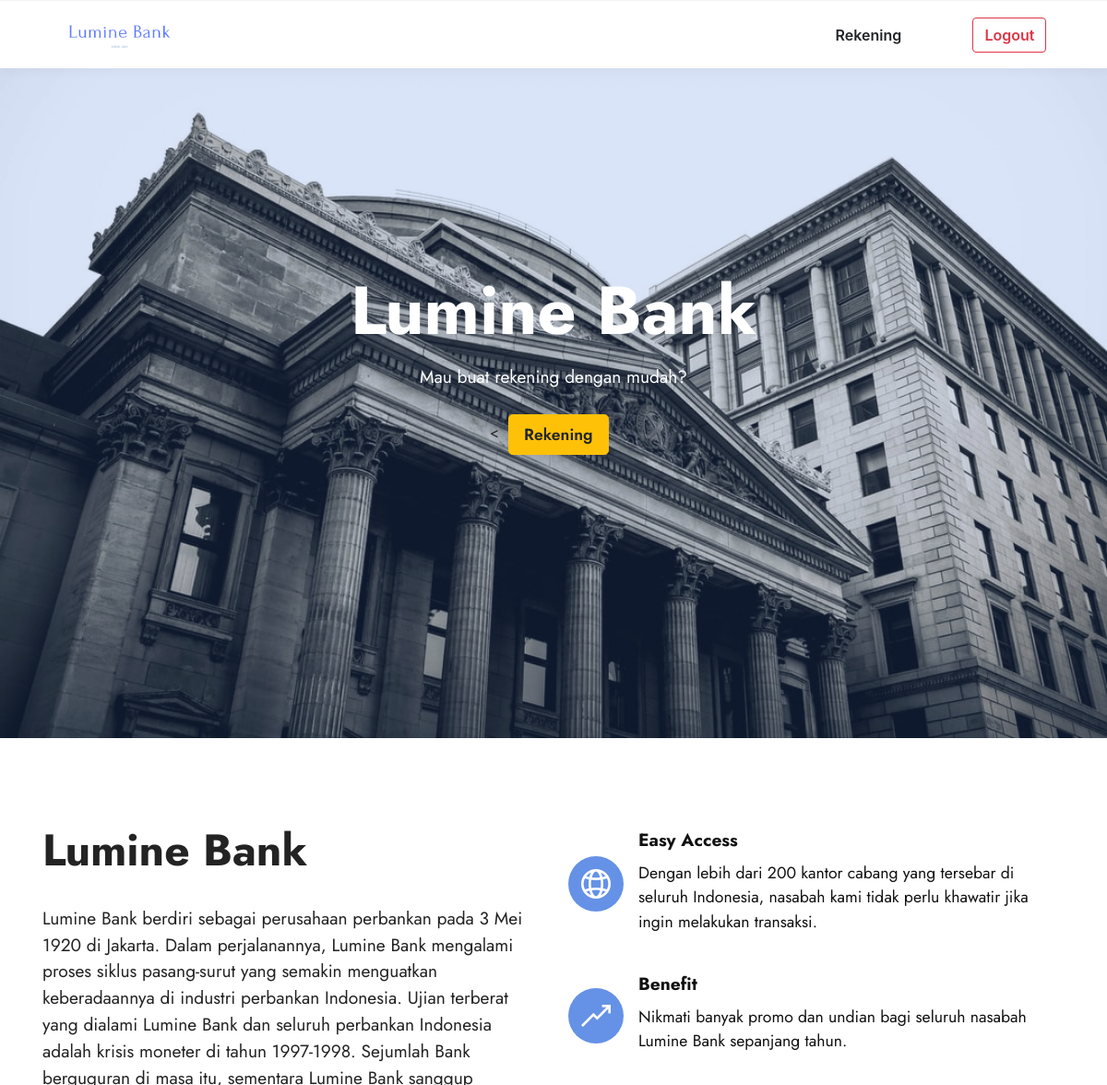
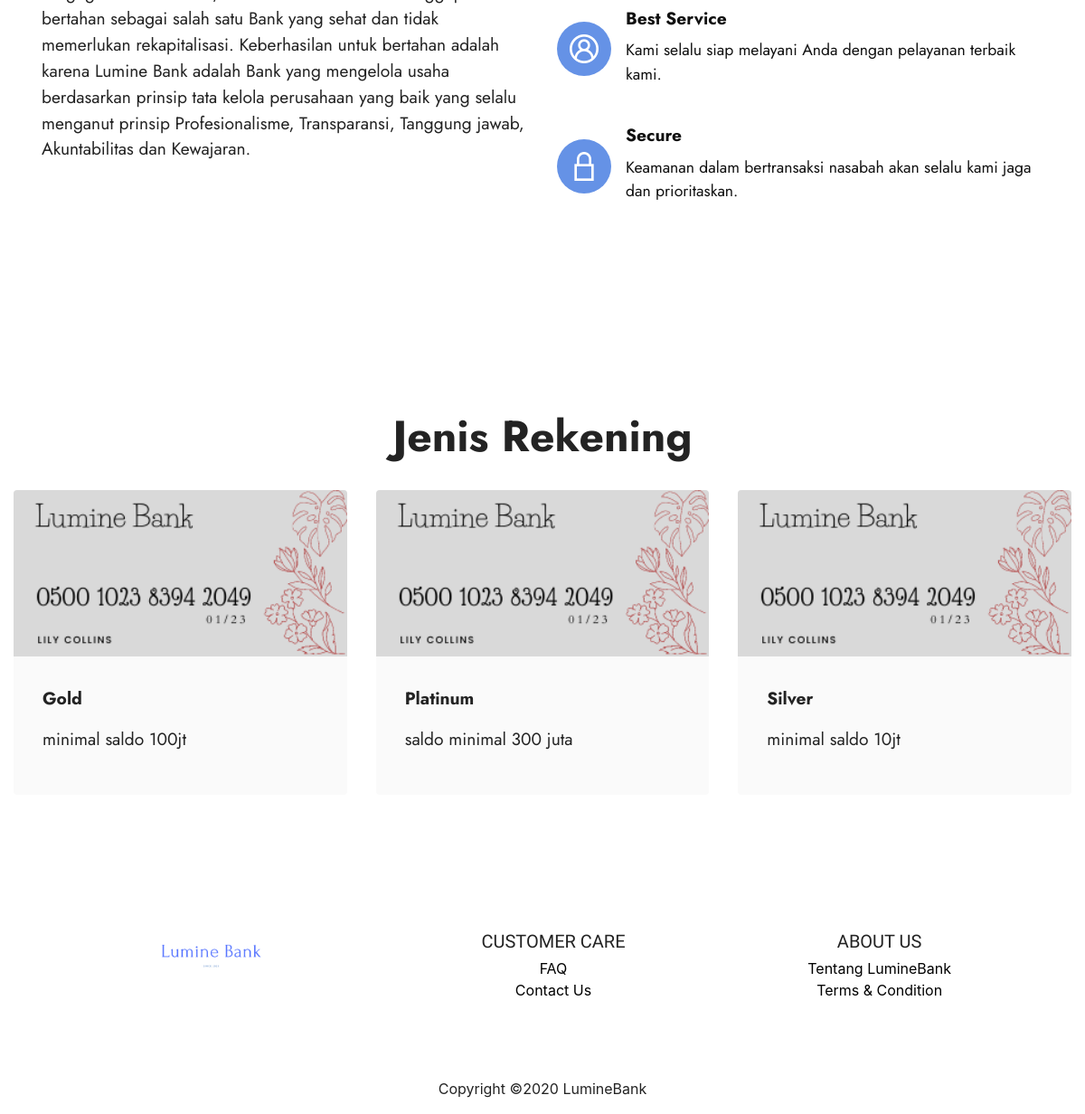
Screenshot of /home.php (signed in) with the database file from the repository (2 pictures, top to bottom).
### tables this page shows
CREATE TABLE `jenis_rekekening` (
  `id_jenis_rekening` int(11) NOT NULL,
  `nama_jenis_rekening` varchar(50) NOT NULL,
  `keterangan` text NOT NULL
);

### function.php (called while the page is built, shortened)
<?php
$conn = mysqli_connect("localhost","root","","db_bank_fp_pweb");
function query($query){
  global $conn;
  $result = mysqli_query($conn,$query);
  $rows=[];
  while($row = mysqli_fetch_assoc($result)){
    $rows[]=$row;
  }
  return $rows;
}

### home.php (the view, shortened to what this page needs)
<?php
include 'function.php';
$list_rekening = query("SELECT * FROM jenis_rekekening");
?>
<!DOCTYPE html>
<html lang="en">
<head>
    <link rel="stylesheet" href="css/app.css">
    <link rel="stylesheet" href="css/style.css">
    <link rel="stylesheet" href="css/responsive.css">
    <link rel="stylesheet" href="assets/web/assets/mobirise-icons2/mobirise2.css">
    <link rel="stylesheet" href="assets/tether/tether.min.css">
    <link rel="stylesheet" href="assets/bootstrap/css/bootstrap.min.css">
    <link rel="stylesheet" href="assets/bootstrap/css/bootstrap-grid.min.css">
    <link rel="stylesheet" href="assets/bootstrap/css/bootstrap-reboot.min.css">
    <link rel="stylesheet" href="assets/dropdown/css/style.css">
    <link rel="stylesheet" href="assets/socicon/css/styles.css">
    <link rel="stylesheet" href="assets/theme/css/style.css">
    <link rel="preload" as="style" href="assets/mobirise/css/mbr-additional.css"><link rel="stylesheet" href="assets/mobirise/css/mbr-additional.css" type="text/css">
</head>
<body>
    <header class="header_area">
        <div class="main_menu">
            <nav class="navbar navbar-expand-lg">
                <div class="container-fluid pr-5 pl-5">
                    <a class="navbar-brand logo_h pr-3" href="home.php">
                        <img src="img/logo2.png" alt="logo" style="width: 150px">
                    </a>
                    <div>
                        <ul class="nav">
                            <?php if(isset($_SESSION['user'])) {?>
                                <li class="nav-item">
                                    <a type="button" class="btn" href="rekening.php"
                                        tabindex="-1" aria-disabled="true">Rekening</a>
                                </li>
                                <li class="nav-item">
                                    <a type="button" class=" btn btn-outline-danger" href="logout.php"
                                        tabindex="-1" aria-disabled="true">Logout</a>
                                </li>
                            <?php }?>
                        </ul>
                    </div>
                </div>
            </nav>
        </div>
    </header>
    <section class="header6  mbr-fullscreen" id="header6-u" style="background-image: url('img/bank1.jpg');">
        <div class="mbr-overlay" style="opacity: 0.2; background-color: rgb(68, 121, 217);"></div>
        <div class="align-center container">
            <div class="row justify-content-center">
                <div class="col-12 col-lg-10">
                    <h1 class="mbr-section-title mbr-fonts-style mbr-white mb-3 display-1"><strong>Lumine Bank</strong></h1>
                    <p class="mbr-text mbr-white mbr-fonts-style display-7">
                        Mau buat rekening dengan mudah?
                    </p>
                    <?php if(isset($_SESSION['user'])) {?>
                        <<a class="btn btn-lg btn-warning display-4" href="rekening.php">Rekening</a>
                    <?php }else{ ?>
                        <a class="btn btn-lg btn-primary display-3" href="login.php">Login</a>
                    <?php }?>
                </div>
            </div>
        </div>
    </section>
    <section class="features12 cid-slWFEmDcEY" id="features13-x">
        <div class="container">
            <div class="row justify-content-center">
                <div class="col-12 col-lg-6">
                    <div class="card-wrapper">
                        <div class="card-box align-left">
                            <h4 class="card-title mbr-fonts-style mb-4 display-2">
                                <strong>Lumine Bank</strong>
                            </h4>
                            <p class="mbr-text mbr-fonts-style mb-4 display-7">
                                Lumine Bank berdiri sebagai perusahaan perbankan pada 3 Mei 1920 di Jakarta.
                                Dalam perjalanannya, Lumine Bank mengalami proses siklus pasang-surut yang semakin menguatkan keberadaannya di industri perbankan Indonesia.
                                Ujian terberat yang dialami Lumine Bank dan seluruh perbankan Indonesia adalah krisis moneter di tahun 1997-1998.
                                Sejumlah Bank berguguran di masa itu, sementara Lumine Bank sanggup bertahan sebagai salah satu Bank yang sehat dan tidak memerlukan rekapitalisasi.
                                Keberhasilan untuk bertahan adalah karena Lumine Bank adalah Bank yang mengelola usaha berdasarkan prinsip tata kelola perusahaan yang baik yang selalu menganut prinsip Profesionalisme, Transparansi, Tanggung jawab, Akuntabilitas dan Kewajaran.</p>
                        </div>
                    </div>
                </div>
                <div class="col-12 col-lg-6">
                    <div class="item mbr-flex">
                        <div class="icon-box">
                            <span class="mbr-iconfont mobi-mbri-globe-2 mobi-mbri"></span>
                        </div>
                        <div class="text-box">
                            <h4 class="icon-title mbr-black mbr-fonts-style display-7">
                                <strong>Easy Access</strong>
                            </h4>
                            <h5 class="icon-text mbr-black mbr-fonts-style display-4">Dengan lebih dari 200 kantor cabang yang tersebar di seluruh Indonesia, nasabah kami tidak perlu khawatir jika ingin melakukan transaksi.</h5>
                        </div>
                    </div>
                    <div class="item mbr-flex">
                        <div class="icon-box">
                            <span class="mbr-iconfont mobi-mbri-growing-chart mobi-mbri"></span>
                        </div>
                        <div class="text-box">
                            <h4 class="icon-title mbr-black mbr-fonts-style display-7">
                                <strong>Benefit</strong>
                            </h4>
                            <h5 class="icon-text mbr-black mbr-fonts-style display-4">Nikmati banyak promo dan undian bagi seluruh nasabah Lumine Bank sepanjang tahun.</h5>
                        </div>
                    </div>
                    <div class="item mbr-flex">
                        <div class="icon-box">
                            <span class="mbr-iconfont mobi-mbri-user-2 mobi-mbri"></span>
                        </div>
                        <div class="text-box">
                            <h4 class="icon-title mbr-black mbr-fonts-style display-7">
                                <strong>Best Service</strong>
                            </h4>
                            <h5 class="icon-text mbr-black mbr-fonts-style display-4">Kami selalu siap melayani Anda dengan pelayanan terbaik kami.</h5>
                        </div>
                    </div>
                    <div class="item mbr-flex">
                        <div class="icon-box">
                            <span class="mbr-iconfont mobi-mbri-lock mobi-mbri"></span>
                        </div>
                        <div class="text-box">
                            <h4 class="icon-title mbr-black mbr-fonts-style display-7">
                                <strong>Secure</strong>
                            </h4>
                            <h5 class="icon-text mbr-black mbr-fonts-style display-4">Keamanan dalam bertransaksi nasabah akan selalu kami jaga dan prioritaskan.</h5>
                        </div>
                    </div>
                </div>
            </div>
        </div>
    </section>
    <section class="gallery3 cid-slWFyIl0dV" id="gallery3-w">
        <div class="container-fluid">
            <div class="mbr-section-head">
                <h4 class="mbr-section-title mbr-fonts-style align-center mb-0 display-2">
                    <strong>Jenis Rekening</strong></h4>
            </div>
            <div class="row mt-4">
            <?php
            foreach($list_rekening as $row) :
            ?>
                    <div class="item features-image сol-12 col-md-6 col-lg-4">
                        <div class="item-wrapper">
                            <div class="item-img">
                                <img src="img/silvercard.png">
                            </div>
                            <div class="item-content">
                                <h5 class="item-title mbr-fonts-style display-7">
                                    <strong><?=$row['nama_jenis_rekening']?></strong>
                                </h5>
                                <p class="mbr-text mbr-fonts-style mt-3 display-7">
                                    <?=$row['keterangan']?></p>
                            </div>
                        </div>
                    </div>
                    <?php endforeach;?>
                </div>
        </div>
    </section>
    <footer class="page-footer font-small pt-4 pl-5 pr-5">
        <div class="container-fluid text-center">
            <div class="row pl-4">
                <div class="col-md-4 mt-md-0">
                    <a class="navbar-brand logo_h pr-3" href="home.php">
                        <img src="img/logo2.png" alt="logo" style="width: 150px">
                    </a>
                </div>
                <div class="col-md-4 mb-md-0 mb-4">
                    <h5 class="text-uppercase">CUSTOMER CARE</h5>
                    <ul class="list-unstyled">
                        <li><a href="#!" style="color: black">FAQ</a></li>
                        <li><a href="#!" style="color: black">Contact Us</a></li>
                    </ul>
                </div>
                <div class="col-md-4 mb-md-0 mb-4">
                    <h5 class="text-uppercase">ABOUT US</h5>
                    <ul class="list-unstyled">
                        <li><a href="#!" style="color: black">Tentang LumineBank</a></li>
                        <li><a href="#!" style="color: black">Terms & Condition</a></li>
                    </ul>
                </div>
            </div>
        </div>
        <div class="footer-copyright text-center py-3">Copyright ©2020 LumineBank</div>
    </footer>
</body>
</html>

### assets/theme/css/style.css (style rules this page uses)
section { background-color: #ffffff; }
body { font-style: normal; line-height: 1.5; font-weight: 400; color: #232323; position: relative; }
section, .container, .container-fluid { position: relative; word-wrap: break-word; }
a { font-style: normal; font-weight: 400; cursor: pointer; }
a, a:hover { text-decoration: none; }
.mbr-section-title { font-style: normal; line-height: 1.3; }
.mbr-text { font-style: normal; line-height: 1.7; }
h1, h2, h3, h4, h5, h6, .display-1, .display-2, .display-4, .display-5, .display-7, span, p, a { line-height: 1; word-break: break-word; word-wrap: break-word; font-weight: 400; }
b, strong { font-weight: bold; }
section { background-position: 50% 50%; background-repeat: no-repeat; background-size: cover; }
.mbr-white { color: #ffffff; }
.mbr-black { color: #111111; }
.align-left { text-align: left; }
.align-center { text-align: center; }
img, iframe { display: block; width: 100%; }
.card-box { width: 100%; }
.btn { font-weight: 600; border-width: 1px; font-style: normal; margin: 0.6rem 0.6rem; white-space: normal; -webkit-transition: all 0.2s ease-in-out; transition: all 0.2s ease-in-out; display: -webkit-inline-box; display: -ms-inline-flexbox; display: inline-flex; -webkit-box-align: center; -ms-flex-align: center; align-items: center; -webkit-box-pack: center; -ms-flex-pack: center; justify-content: center; word-break: break-word; }
.btn-lg { font-weight: 600; letter-spacing: 0px; -webkit-transition: all 0.3s ease-in-out; transition: all 0.3s ease-in-out; }
.mbr-fullscreen .mbr-overlay { min-height: 100vh; }
.mbr-fullscreen { display: -webkit-box; display: -ms-flexbox; display: flex; display: -moz-flex; display: -ms-flex; display: -o-flex; -webkit-box-align: center; -ms-flex-align: center; align-items: center; min-height: 100vh; padding-top: 3rem; padding-bottom: 3rem; }
.navbar { display: -webkit-flex; -webkit-flex-wrap: wrap; -webkit-align-items: center; -webkit-justify-content: space-between; }
.nav { display: -webkit-flex; -webkit-flex-wrap: wrap; }
.row { display: -webkit-flex; -webkit-flex-wrap: wrap; }
.justify-content-center { -webkit-justify-content: center; }
.card-wrapper { -webkit-flex: 1; }
html, body { height: auto; min-height: 100vh; }
.mbr-overlay { background-color: #000; bottom: 0; left: 0; opacity: 0.5; position: absolute; right: 0; top: 0; z-index: 0; pointer-events: none; }
ul, ol, pre, blockquote { margin-bottom: 2.3125rem; }
.mt-4 { margin-top: 2rem !important; }
.mb-4 { margin-bottom: 2rem !important; }
@media (min-width: 992px) { .container { padding-left: 16px; padding-right: 16px; } }
@media (min-width: 992px) { .row { margin-left: -16px; margin-right: -16px; } }
@media (min-width: 992px) { .row > [class*="col"] { padding-left: 16px; padding-right: 16px; } }
@media (min-width: 768px) { .container-fluid { padding-left: 32px; padding-right: 32px; } }
.card-wrapper, .item-wrapper { overflow: hidden; }

### assets/mobirise/css/mbr-additional.css (style rules this page uses)
.display-1 { font-family: 'Jost', sans-serif; font-size: 4.6rem; line-height: 1.1; }
.display-2 { font-family: 'Jost', sans-serif; font-size: 3rem; line-height: 1.1; }
.display-4 { font-family: 'Jost', sans-serif; font-size: 1.1rem; line-height: 1.5; }
.display-7 { font-family: 'Jost', sans-serif; font-size: 1.2rem; line-height: 1.5; }
a, a:hover { color: #6592e6; }
body { overflow-x: hidden; }
a { transition: color 0.6s; }
.cid-slWFEmDcEY { padding-top: 6rem; padding-bottom: 6rem; background-color: #ffffff; }
.cid-slWFEmDcEY .item { display: flex; align-items: center; margin-bottom: 2rem; }
.cid-slWFEmDcEY .icon-box { background: #6592e6; width: 60px; min-width: 60px; height: 60px; border-radius: 50%; margin-right: 1rem; display: flex; justify-content: center; align-items: center; }
.cid-slWFEmDcEY .mbr-iconfont { font-size: 2rem; color: #ffffff; }
.cid-slWFyIl0dV { padding-top: 6rem; padding-bottom: 6rem; background-color: #ffffff; }
.cid-slWFyIl0dV img, .cid-slWFyIl0dV .item-img { width: 100%; }
.cid-slWFyIl0dV .item { cursor: pointer; margin-bottom: 2rem; }
.cid-slWFyIl0dV .item-wrapper { position: relative; border-radius: 4px; background: #fafafa; height: 100%; display: flex; flex-flow: column nowrap; }
@media (min-width: 992px) { .cid-slWFyIl0dV .item-wrapper .item-content { padding: 2rem; } }
.cid-slWFyIl0dV .mbr-section-title { color: #232323; }
.cid-slWFyIl0dV .mbr-text, .cid-slWFyIl0dV .mbr-section-btn { text-align: left; }
.cid-slWFyIl0dV .item-title { text-align: left; }

### rows the page displays
jenis_rekekening: nama_jenis_rekening "Gold", keterangan "minimal saldo 100jt"
jenis_rekekening: nama_jenis_rekening "Platinum", keterangan "saldo minimal 300 juta"
jenis_rekekening: nama_jenis_rekening "Silver", keterangan "minimal saldo 10jt"
